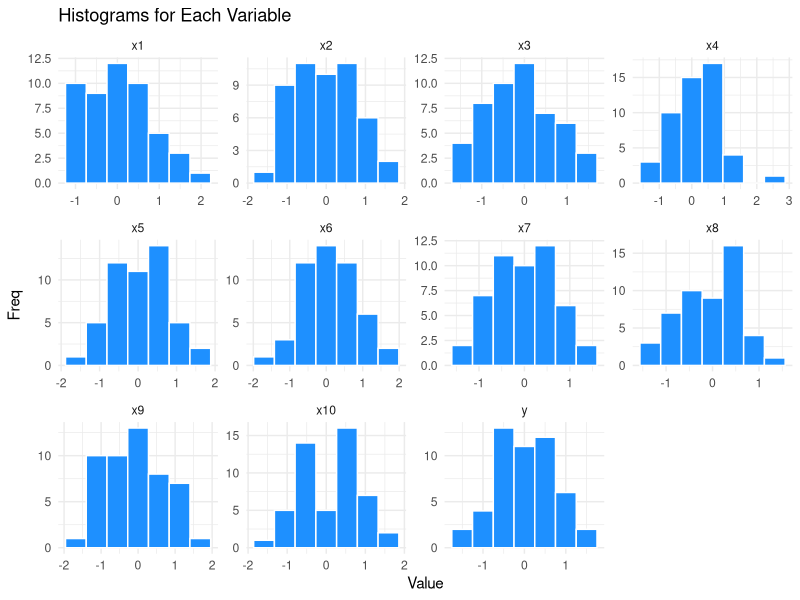
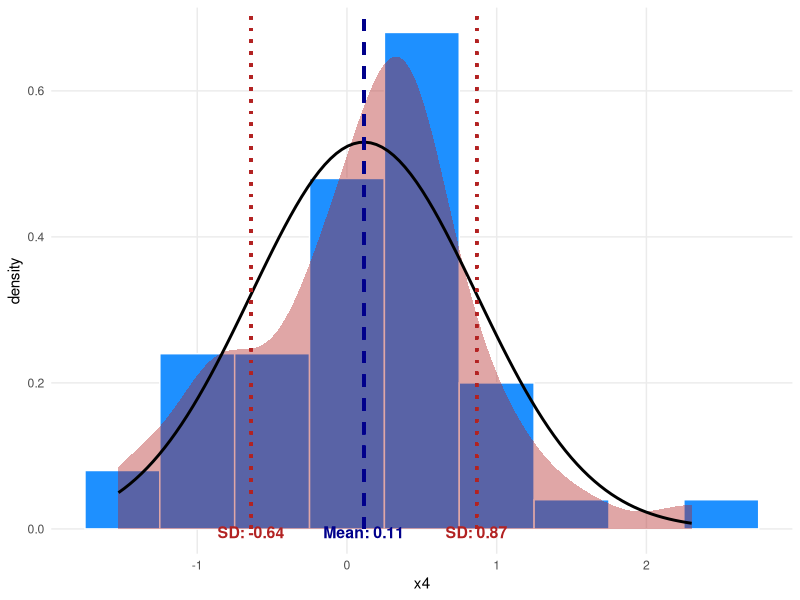
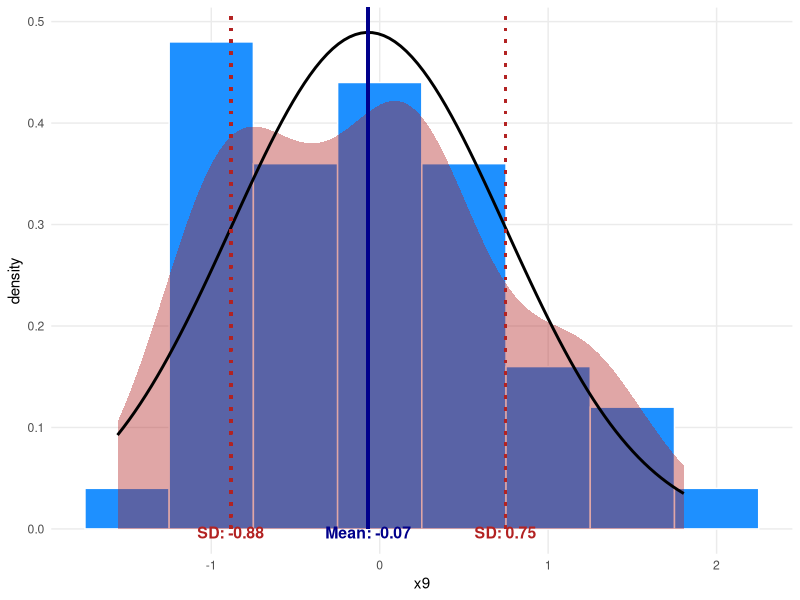
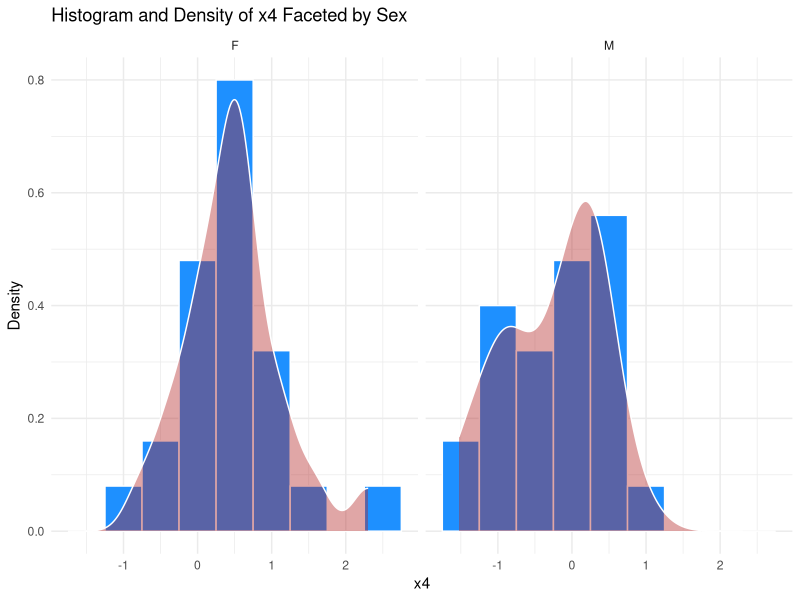
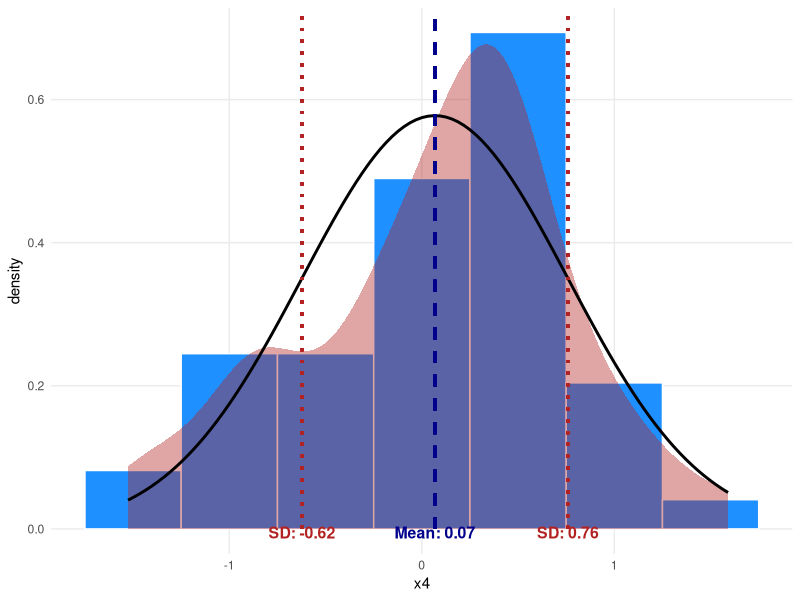
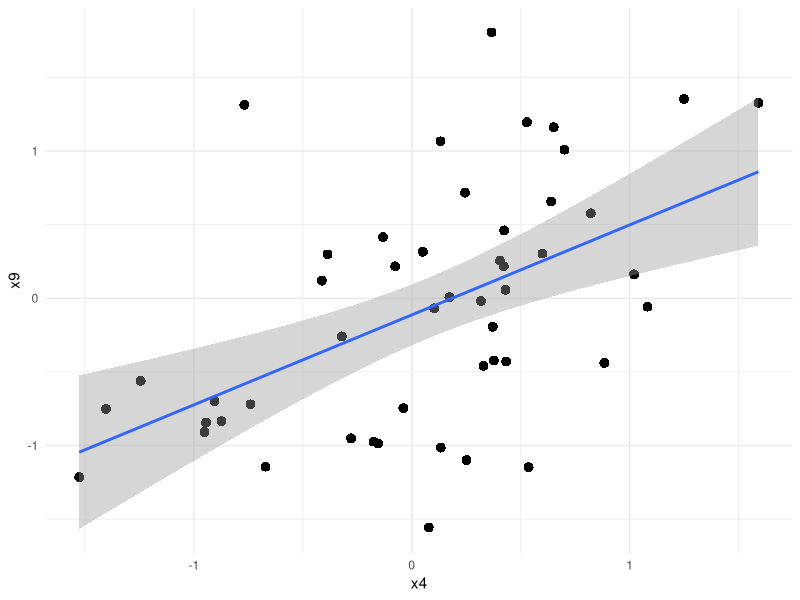
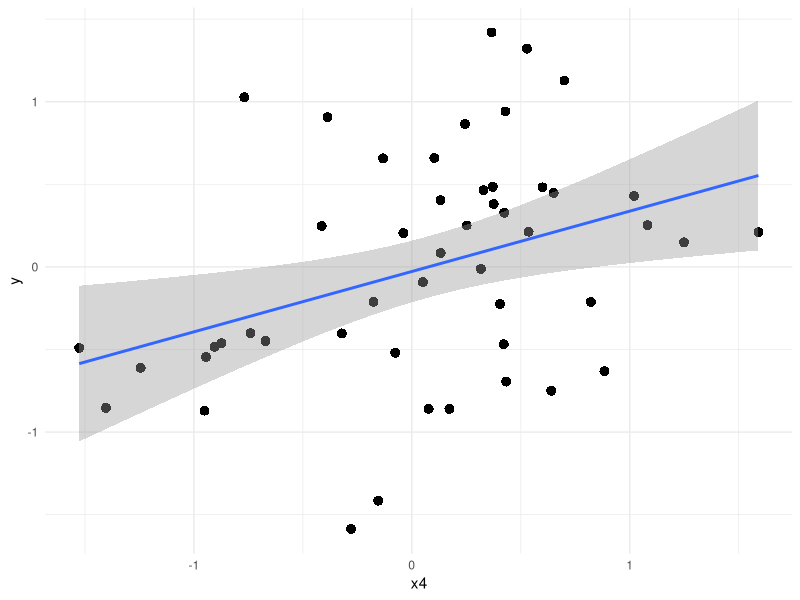
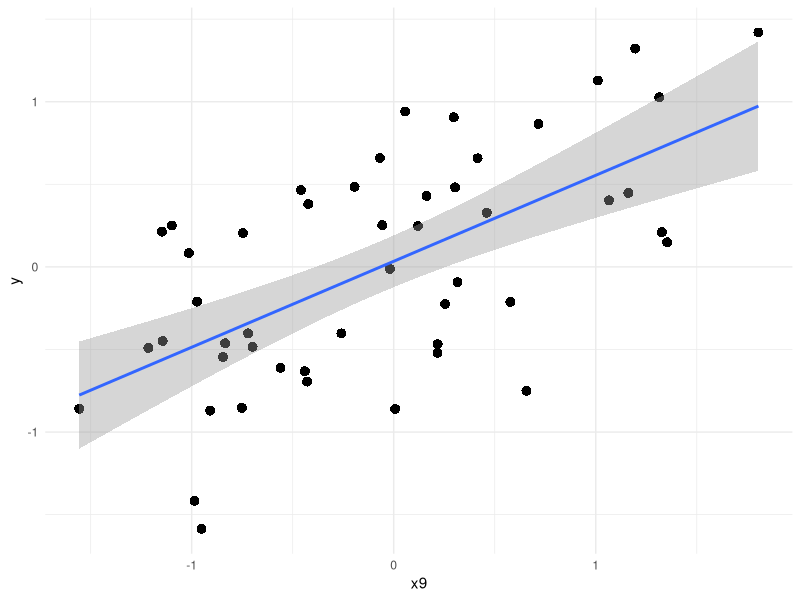

The R source for these figures, in order:
## ---- chunk 1
# Load Packages and Dataset

library(psych)
library(tidyverse)
library(kableExtra)
library(ggridges)
library(reshape2)

df <- read.csv("mod1.csv")
## ---- chunk 2
df_numeric <- df %>% select(where(is.numeric))
df_desc <- psych::describe(df_numeric)

df_desc %>%
  kbl() %>%
  kable_paper("hover", full_width= F)
## ---- chunk 3

# Melt the data to long format
df_long <- melt(df)

# Plot histograms using ggplot and facet_wrap
# Used Sturges' Rule k=⌈log2(n)+1⌉ to calculate bins
ggplot(df_long, aes(x = value)) +
  geom_histogram(bins = 7, fill = "dodgerblue", color = "white") +
  facet_wrap(~ variable, scales = "free") +  # Create one histogram for each variable
  labs(title = "Histograms for Each Variable",
       x = "Value", 
       y = "Freq") +
  theme_minimal()
## ---- chunk 4
mean_x4 <- mean(df$x4)
sd_x4 <- sd(df$x4)

ggplot(df, aes(x = x4)) + 
  geom_histogram(binwidth = 0.5, fill = "dodgerblue", color = "white", aes(y = ..density..)) +
  geom_density(alpha = 0.4, fill = "firebrick", color = NA) +
  stat_function(fun = dnorm, args = list(mean = mean_x4, sd = sd_x4), color = "black", size = 1) +
  
  # Add vertical lines for mean and mean ± standard deviation
 geom_segment(aes(x = mean_x4, xend = mean_x4, y = 0, yend = Inf), linetype = "dashed", color = "darkblue", size = 1) +
  geom_segment(aes(x = mean_x4 + sd_x4, xend = mean_x4 + sd_x4, y = 0, yend = Inf), linetype = "dotted", color = "firebrick", size = 1) +
  geom_segment(aes(x = mean_x4 - sd_x4, xend = mean_x4 - sd_x4, y = 0, yend = Inf), linetype = "dotted", color = "firebrick", size = 1) +
  
  # Annotate the mean and standard deviations
  annotate("text", x = mean_x4, y = 0.02, label = paste("Mean:", round(mean_x4, 2)), color = "darkblue", vjust = 2, size = 4, fontface = "bold") +
  annotate("text", x = mean_x4 + sd_x4, y = 0.02, label = paste("SD:", round(mean_x4 + sd_x4, 2)), color = "firebrick", vjust = 2, size = 4, fontface = "bold") +
  annotate("text", x = mean_x4 - sd_x4, y = 0.02, label = paste("SD:", round(mean_x4 - sd_x4, 2)), color = "firebrick", vjust = 2, size = 4, fontface = "bold") +
  
  # Apply minimal theme
  theme_minimal() +
  theme(  # Remove major vertical grid lines
    panel.grid.minor.x = element_blank(),  # Remove minor vertical grid lines
    panel.grid.minor.y = element_blank()  
    )# Remove minor horizontal grid lines (half lines)
## ---- chunk 5
mean_x9 <- mean(df$x9)
sd_x9 <- sd(df$x9)
median_x9 <- median(df$x9)

ggplot(df, aes(x = x9)) + 
  geom_histogram(binwidth = 0.5, fill = "dodgerblue", color = "white", aes(y = ..density..)) +
  geom_density(alpha = 0.4, fill = "firebrick", color = NA) +
  stat_function(fun = dnorm, args = list(mean = mean_x9, sd = sd_x9), color = "black", size = 1) +
  
  # Add vertical lines for mean and mean ± standard deviation
 geom_segment(aes(x = mean_x9, xend = mean_x9, y = 0, yend = Inf), linetype = "solid", color = "darkblue", size = 1) +
  geom_segment(aes(x = mean_x9 + sd_x9, xend = mean_x9 + sd_x9, y = 0, yend = Inf), linetype = "dotted", color = "firebrick", size = 1) +
  geom_segment(aes(x = mean_x9 - sd_x9, xend = mean_x9 - sd_x9, y = 0, yend = Inf), linetype = "dotted", color = "firebrick", size = 1) +
  
  # Annotate the mean and standard deviations
  annotate("text", x = mean_x9, y = 0.02, label = paste("Mean:", round(mean_x9, 2)), color = "darkblue", vjust = 2.5, size = 4, fontface = "bold") +
  annotate("text", x = mean_x9 + sd_x9, y = 0.02, label = paste("SD:", round(mean_x9 + sd_x9, 2)), color = "firebrick", vjust = 2.5, size = 4, fontface = "bold") +
  annotate("text", x = mean_x9 - sd_x9, y = 0.02, label = paste("SD:", round(mean_x9 - sd_x9, 2)), color = "firebrick", vjust = 2.5, size = 4, fontface = "bold") +
  
  # Apply minimal theme
  theme_minimal() +
  theme(  # Remove major vertical grid lines
    panel.grid.minor.x = element_blank(),  # Remove minor vertical grid lines
    panel.grid.minor.y = element_blank()  
    )# Remove minor horizontal grid lines (half lines)
## ---- chunk 6
ggplot(df, aes(x = x4)) + 
  geom_histogram(binwidth = 0.5, fill = "dodgerblue", color = "white", aes(y = ..density..)) + 
  geom_density(alpha = 0.4, fill = "firebrick", color="white") +
  facet_wrap(~ sex) +  # Facet the plot by the sex variable
  theme_minimal() +
  labs(title = "Histogram and Density of x4 Faceted by Sex", x = "x4", y = "Density")

## ---- chunk 7
df_cleaned <- df[-49, ]
## ---- chunk 8
describe(df_cleaned$x4)
## ---- chunk 9
mean_x4c <- mean(df_cleaned$x4)
sd_x4c <- sd(df_cleaned$x4)

ggplot(df_cleaned, aes(x = x4)) + 
  geom_histogram(binwidth = 0.5, fill = "dodgerblue", color = "white", aes(y = ..density..)) +
  geom_density(alpha = 0.4, fill = "firebrick", color = NA) +
  stat_function(fun = dnorm, args = list(mean = mean_x4c, sd = sd_x4c), color = "black", size = 1) +
  
  # Add vertical lines for mean and mean ± standard deviation
 geom_segment(aes(x = mean_x4c, xend = mean_x4c, y = 0, yend = Inf), linetype = "dashed", color = "darkblue", size = 1) +
  geom_segment(aes(x = mean_x4c + sd_x4c, xend = mean_x4c + sd_x4c, y = 0, yend = Inf), linetype = "dotted", color = "firebrick", size = 1) +
  geom_segment(aes(x = mean_x4c - sd_x4c, xend = mean_x4c - sd_x4c, y = 0, yend = Inf), linetype = "dotted", color = "firebrick", size = 1) +
  
  # Annotate the mean and standard deviations
  annotate("text", x = mean_x4c, y = 0.02, label = paste("Mean:", round(mean_x4c, 2)), color = "darkblue", vjust = 2, size = 4, fontface = "bold") +
  annotate("text", x = mean_x4c + sd_x4c, y = 0.02, label = paste("SD:", round(mean_x4c + sd_x4c, 2)), color = "firebrick", vjust = 2, size = 4, fontface = "bold") +
  annotate("text", x = mean_x4c - sd_x4c, y = 0.02, label = paste("SD:", round(mean_x4c - sd_x4c, 2)), color = "firebrick", vjust = 2, size = 4, fontface = "bold") +
  
  # Apply minimal theme
  theme_minimal() +
  theme(  # Remove major vertical grid lines
    panel.grid.minor.x = element_blank(),  # Remove minor vertical grid lines
    panel.grid.minor.y = element_blank()  
    )# Remove minor horizontal grid lines (half lines)
## ---- chunk 10
# Scale and compare variables

ggplot(df_cleaned, aes(x=x4, y=x9)) +
  geom_point(size=3, shape=16) +
  geom_smooth(method="lm", se=TRUE) +
  theme_minimal()
## ---- chunk 11
ggplot(df_cleaned, aes(x=x4, y=y)) +
  geom_point(size=3, shape=16) +
  geom_smooth(method="lm", se=TRUE) +
  theme_minimal()
## ---- chunk 12
ggplot(df_cleaned, aes(x=x9, y=y)) +
  geom_point(size=3, shape=16) +
  geom_smooth(method="lm", se=TRUE) +
  theme_minimal()
